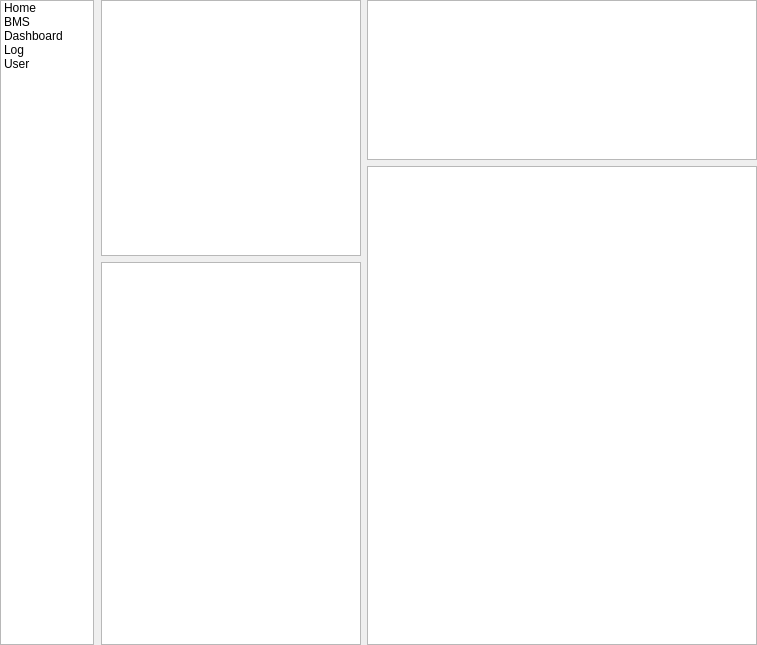
<?xml version="1.0" encoding="UTF-8"?>
<ui version="4.0">
 <class>MainWindow</class>
 <widget class="QMainWindow" name="MainWindow">
  <property name="geometry">
   <rect>
    <x>0</x>
    <y>0</y>
    <width>757</width>
    <height>645</height>
   </rect>
  </property>
  <property name="sizePolicy">
   <sizepolicy hsizetype="Expanding" vsizetype="Expanding">
    <horstretch>0</horstretch>
    <verstretch>0</verstretch>
   </sizepolicy>
  </property>
  <property name="windowTitle">
   <string>MainWindow</string>
  </property>
  <property name="locale">
   <locale language="English" country="Singapore"/>
  </property>
  <widget class="QWidget" name="centralwidget">
   <property name="sizePolicy">
    <sizepolicy hsizetype="Expanding" vsizetype="Expanding">
     <horstretch>0</horstretch>
     <verstretch>0</verstretch>
    </sizepolicy>
   </property>
   <layout class="QHBoxLayout" name="horizontalLayout_3" stretch="1,7">
    <property name="spacing">
     <number>7</number>
    </property>
    <property name="leftMargin">
     <number>0</number>
    </property>
    <property name="topMargin">
     <number>0</number>
    </property>
    <property name="rightMargin">
     <number>0</number>
    </property>
    <property name="bottomMargin">
     <number>0</number>
    </property>
    <item>
     <widget class="QListWidget" name="menu">
      <property name="enabled">
       <bool>true</bool>
      </property>
      <property name="minimumSize">
       <size>
        <width>0</width>
        <height>0</height>
       </size>
      </property>
      <property name="autoFillBackground">
       <bool>false</bool>
      </property>
      <property name="iconSize">
       <size>
        <width>0</width>
        <height>0</height>
       </size>
      </property>
      <item>
       <property name="text">
        <string>Home</string>
       </property>
      </item>
      <item>
       <property name="text">
        <string>BMS</string>
       </property>
       <property name="flags">
        <set>ItemIsSelectable|ItemIsEnabled</set>
       </property>
      </item>
      <item>
       <property name="text">
        <string>Dashboard</string>
       </property>
       <property name="flags">
        <set>ItemIsSelectable|ItemIsDragEnabled|ItemIsEnabled</set>
       </property>
      </item>
      <item>
       <property name="text">
        <string>Log</string>
       </property>
      </item>
      <item>
       <property name="text">
        <string>User</string>
       </property>
      </item>
     </widget>
    </item>
    <item>
     <widget class="QStackedWidget" name="pages">
      <property name="sizePolicy">
       <sizepolicy hsizetype="Expanding" vsizetype="Expanding">
        <horstretch>0</horstretch>
        <verstretch>0</verstretch>
       </sizepolicy>
      </property>
      <property name="locale">
       <locale language="English" country="Singapore"/>
      </property>
      <property name="currentIndex">
       <number>1</number>
      </property>
      <widget class="QWidget" name="home">
       <property name="enabled">
        <bool>false</bool>
       </property>
      </widget>
      <widget class="QWidget" name="bms">
       <layout class="QGridLayout" name="gridLayout">
        <property name="leftMargin">
         <number>0</number>
        </property>
        <property name="topMargin">
         <number>0</number>
        </property>
        <property name="rightMargin">
         <number>0</number>
        </property>
        <property name="bottomMargin">
         <number>0</number>
        </property>
        <item row="0" column="0">
         <layout class="QHBoxLayout" name="horizontalLayout_2" stretch="2,3">
          <property name="sizeConstraint">
           <enum>QLayout::SetDefaultConstraint</enum>
          </property>
          <item>
           <layout class="QVBoxLayout" name="verticalLayout" stretch="2,3">
            <property name="leftMargin">
             <number>0</number>
            </property>
            <property name="topMargin">
             <number>0</number>
            </property>
            <item>
             <widget class="QTreeView" name="device_tree">
              <property name="sizePolicy">
               <sizepolicy hsizetype="Expanding" vsizetype="Expanding">
                <horstretch>0</horstretch>
                <verstretch>0</verstretch>
               </sizepolicy>
              </property>
              <attribute name="headerStretchLastSection">
               <bool>true</bool>
              </attribute>
             </widget>
            </item>
            <item>
             <widget class="QTreeView" name="object_tree"/>
            </item>
           </layout>
          </item>
          <item>
           <layout class="QVBoxLayout" name="verticalLayout_2" stretch="1,3">
            <property name="leftMargin">
             <number>0</number>
            </property>
            <item>
             <widget class="QListView" name="instance_list"/>
            </item>
            <item>
             <widget class="QListView" name="diagram_list"/>
            </item>
           </layout>
          </item>
         </layout>
        </item>
       </layout>
      </widget>
      <widget class="QWidget" name="dashboard"/>
      <widget class="QWidget" name="log"/>
      <widget class="QWidget" name="user"/>
     </widget>
    </item>
   </layout>
  </widget>
 </widget>
 <resources/>
 <connections>
  <connection>
   <sender>menu</sender>
   <signal>currentRowChanged(int)</signal>
   <receiver>pages</receiver>
   <slot>setCurrentIndex(int)</slot>
   <hints>
    <hint type="sourcelabel">
     <x>95</x>
     <y>285</y>
    </hint>
    <hint type="destinationlabel">
     <x>470</x>
     <y>280</y>
    </hint>
   </hints>
  </connection>
 </connections>
</ui>
